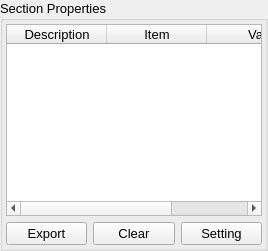
      <widget class="QGroupBox" name="SPgroupBox">
       <property name="sizePolicy">
        <sizepolicy hsizetype="Preferred" vsizetype="Preferred">
         <horstretch>4</horstretch>
         <verstretch>0</verstretch>
        </sizepolicy>
       </property>
       <property name="font">
        <font>
         <family>Segoe UI</family>
         <pointsize>10</pointsize>
        </font>
       </property>
       <property name="title">
        <string>Section Properties</string>
       </property>
       <layout class="QVBoxLayout" name="verticalLayout_8">
        <property name="leftMargin">
         <number>3</number>
        </property>
        <property name="topMargin">
         <number>3</number>
        </property>
        <property name="rightMargin">
         <number>3</number>
        </property>
        <property name="bottomMargin">
         <number>3</number>
        </property>
        <item>
         <widget class="QTableWidget" name="SPtableWidget">
          <property name="font">
           <font>
            <pointsize>10</pointsize>
           </font>
          </property>
          <column>
           <property name="text">
            <string>Description</string>
           </property>
           <property name="font">
            <font>
             <pointsize>10</pointsize>
            </font>
           </property>
          </column>
          <column>
           <property name="text">
            <string>Item</string>
           </property>
           <property name="font">
            <font>
             <pointsize>10</pointsize>
            </font>
           </property>
          </column>
          <column>
           <property name="text">
            <string>    Value</string>
           </property>
           <property name="font">
            <font>
             <pointsize>10</pointsize>
            </font>
           </property>
          </column>
         </widget>
        </item>
        <item>
         <layout class="QHBoxLayout" name="horizontalLayout">
          <item>
           <widget class="QPushButton" name="Export_pushButton">
            <property name="minimumSize">
             <size>
              <width>0</width>
              <height>20</height>
             </size>
            </property>
            <property name="font">
             <font>
              <family>Segoe UI</family>
              <pointsize>10</pointsize>
             </font>
            </property>
            <property name="text">
             <string>Export</string>
            </property>
           </widget>
          </item>
          <item>
           <widget class="QPushButton" name="Clear_pushButton">
            <property name="minimumSize">
             <size>
              <width>0</width>
              <height>20</height>
             </size>
            </property>
            <property name="font">
             <font>
              <family>Segoe UI</family>
              <pointsize>10</pointsize>
             </font>
            </property>
            <property name="text">
             <string>Clear</string>
            </property>
           </widget>
          </item>
          <item>
           <widget class="QPushButton" name="Setting_pushButton">
            <property name="minimumSize">
             <size>
              <width>0</width>
              <height>20</height>
             </size>
            </property>
            <property name="font">
             <font>
              <family>Segoe UI</family>
              <pointsize>10</pointsize>
             </font>
            </property>
            <property name="text">
             <string>Setting</string>
            </property>
           </widget>
          </item>
         </layout>
        </item>
       </layout>
      </widget>
